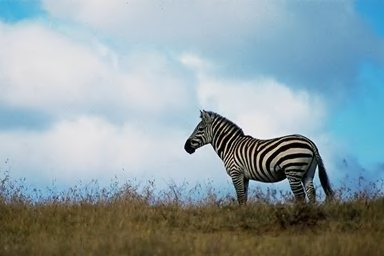
#> input picture temp/Au_ani_00001.png, 384 x 256 px
$ python -i forensic_features.py   (imports and definitions only)
#> lines starting #> are read from the running program, lines starting #| are printed output that depends on the picture
import numpy as np
import cv2
from PIL import Image
import io
import os

class ForensicFeatureExtractor:
    """Class for extracting forensic features from images for forgery detection"""

    def __init__(self):
        """Initialize the feature extractor"""
        pass

    def extract_features(self, image, feature_dim=768):
        """
        Extract forensic features from an image for forgery detection.

        Args:
            image: Input image (numpy array or PIL Image)
            feature_dim: Dimension of the output feature vector

        Returns:
            Feature vector of dimension feature_dim
        """
        # Convert to numpy array if needed
        if isinstance(image, Image.Image):
            image = np.array(image)

        # Ensure image is RGB
        if len(image.shape) == 2:
            image = cv2.cvtColor(image, cv2.COLOR_GRAY2RGB)
        elif image.shape[2] == 4:
            image = cv2.cvtColor(image, cv2.COLOR_RGBA2RGB)

        # Extract various forensic features
        features = []

        # 1. Error Level Analysis (ELA) features
        ela_features = self._extract_ela_features(image)
        features.extend(ela_features)

        # 2. Noise analysis features
        noise_features = self._extract_noise_features(image)
        features.extend(noise_features)

        # 3. JPEG compression features
        jpeg_features = self._extract_jpeg_features(image)
        features.extend(jpeg_features)

        # 4. Color features
        color_features = self._extract_color_features(image)
        features.extend(color_features)

        # 5. Texture features
        texture_features = self._extract_texture_features(image)
        features.extend(texture_features)

        # Ensure the feature vector has the correct dimension
        features = np.array(features, dtype=np.float32)

        # If the feature vector is too long, truncate it
        if len(features) > feature_dim:
            features = features[:feature_dim]

        # If the feature vector is too short, pad it with zeros
        elif len(features) < feature_dim:
            features = np.pad(features, (0, feature_dim - len(features)), 'constant')

        return features

    def _extract_ela_features(self, image):
        """Extract Error Level Analysis features"""
        # Convert to PIL Image for JPEG compression
        pil_img = Image.fromarray(image)

        # Save with a specific JPEG quality
        quality = 90
        buffer = io.BytesIO()
        pil_img.save(buffer, format='JPEG', quality=quality)
        buffer.seek(0)

        # Load the compressed image
        compressed_img = np.array(Image.open(buffer))

        # Calculate the ELA (difference between original and compressed)
        ela = np.abs(image.astype(np.float32) - compressed_img.astype(np.float32))

        # Scale for better visualization
        ela_scaled = np.clip(ela * 10, 0, 255).astype(np.uint8)

        # Convert to grayscale for feature extraction
        if len(ela_scaled.shape) == 3:
            ela_gray = cv2.cvtColor(ela_scaled, cv2.COLOR_RGB2GRAY)
        else:
            ela_gray = ela_scaled

        # Extract statistical features from the ELA image
        features = []

        # Mean and standard deviation
        features.append(np.mean(ela_gray))
        features.append(np.std(ela_gray))

        # Histogram features (10 bins)
        hist = cv2.calcHist([ela_gray], [0], None, [10], [0, 256])
        hist = hist.flatten() / np.sum(hist)  # Normalize
        features.extend(hist)

        return features

    def _extract_noise_features(self, image):
        """Extract noise pattern features"""
        # Convert to grayscale
        if len(image.shape) == 3:
            gray = cv2.cvtColor(image, cv2.COLOR_RGB2GRAY)
        else:
            gray = image

        # Apply noise extraction filter
        noise = cv2.medianBlur(gray, 5) - gray

        # Extract statistical features from the noise
        features = []

        # Mean and standard deviation
        features.append(np.mean(noise))
        features.append(np.std(noise))

        # Histogram features (10 bins)
        hist = cv2.calcHist([noise], [0], None, [10], [0, 256])
        hist = hist.flatten() / np.sum(hist)  # Normalize
        features.extend(hist)

        return features

    def _extract_jpeg_features(self, image):
        """Extract JPEG compression artifacts features"""
        # Convert to YCrCb color space
        if len(image.shape) == 3:
            ycrcb = cv2.cvtColor(image, cv2.COLOR_RGB2YCrCb)
            y_channel = ycrcb[:, :, 0]
        else:
            y_channel = image

        # Apply DCT transform
        h, w = y_channel.shape
        h_pad = h - (h % 8)
        w_pad = w - (w % 8)
        y_channel = y_channel[:h_pad, :w_pad]

        # Compute DCT coefficients for 8x8 blocks
        features = []
        for i in range(0, h_pad, 8):
            for j in range(0, w_pad, 8):
                block = y_channel[i:i+8, j:j+8].astype(np.float32)
                dct_block = cv2.dct(block)
                # Use the first few AC coefficients
                features.append(dct_block[0, 1])
                features.append(dct_block[1, 0])
                features.append(dct_block[1, 1])
                features.append(dct_block[2, 0])

                # Break after processing a few blocks to limit feature size
                if len(features) >= 100:
                    break
            if len(features) >= 100:
                break

        # Ensure we have exactly 100 features
        features = np.array(features[:100], dtype=np.float32)
        if len(features) < 100:
            features = np.pad(features, (0, 100 - len(features)), 'constant')

        return features

    def _extract_color_features(self, image):
        """Extract color-based features"""
        features = []

        # Ensure image is RGB
        if len(image.shape) == 2:
            image = cv2.cvtColor(image, cv2.COLOR_GRAY2RGB)

        # Split into channels
        r, g, b = cv2.split(image)

        # Calculate mean and std for each channel
        for channel in [r, g, b]:
            features.append(np.mean(channel))
            features.append(np.std(channel))

        # Calculate color correlation
        features.append(np.corrcoef(r.flat, g.flat)[0, 1])
        features.append(np.corrcoef(r.flat, b.flat)[0, 1])
        features.append(np.corrcoef(g.flat, b.flat)[0, 1])

        return features

    def _extract_texture_features(self, image):
        """Extract texture features using Haralick texture features"""
        # Convert to grayscale
        if len(image.shape) == 3:
            gray = cv2.cvtColor(image, cv2.COLOR_RGB2GRAY)
        else:
            gray = image

        # Reduce to 8 gray levels to speed up calculation
        gray = (gray / 32).astype(np.uint8)

        # Calculate GLCM (Gray-Level Co-occurrence Matrix)
        glcm = np.zeros((8, 8), dtype=np.float32)
        h, w = gray.shape

        # Simple GLCM calculation for horizontal adjacency
        for i in range(h):
            for j in range(w-1):
                glcm[gray[i, j], gray[i, j+1]] += 1

        # Normalize GLCM
        glcm = glcm / np.sum(glcm)

        # Calculate Haralick features
        features = []

        # Energy
        features.append(np.sum(glcm**2))

        # Contrast
        contrast = 0
        for i in range(8):
            for j in range(8):
                contrast += (i-j)**2 * glcm[i, j]
        features.append(contrast)

        # Homogeneity
        homogeneity = 0
        for i in range(8):
            for j in range(8):
                homogeneity += glcm[i, j] / (1 + abs(i-j))
        features.append(homogeneity)

        # Correlation
        mu_i = np.sum(np.arange(8) * np.sum(glcm, axis=1))
        mu_j = np.sum(np.arange(8) * np.sum(glcm, axis=0))
        sigma_i = np.sqrt(np.sum(((np.arange(8) - mu_i) ** 2) * np.sum(glcm, axis=1)))
        sigma_j = np.sqrt(np.sum(((np.arange(8) - mu_j) ** 2) * np.sum(glcm, axis=0)))

        correlation = 0
        for i in range(8):
            for j in range(8):
                if sigma_i > 0 and sigma_j > 0:
                    correlation += (i - mu_i) * (j - mu_j) * glcm[i, j] / (sigma_i * sigma_j)
        features.append(correlation)

        return features

    def visualize_ela(self, image, quality=90, scale=10):
        """
        Visualize Error Level Analysis (ELA) to highlight potential tampered regions.

        Args:
            image: Input image (numpy array or PIL Image)
            quality: JPEG quality for compression
            scale: Scaling factor for ELA visualization

        Returns:
            ELA visualization image
        """
        # Convert to numpy array if needed
        if isinstance(image, Image.Image):
            image = np.array(image)

        # Convert to PIL Image for JPEG compression
        pil_img = Image.fromarray(image)

        # Save with a specific JPEG quality
        buffer = io.BytesIO()
        pil_img.save(buffer, format='JPEG', quality=quality)
        buffer.seek(0)

        # Load the compressed image
        compressed_img = np.array(Image.open(buffer))

        # Calculate the ELA (difference between original and compressed)
        ela = np.abs(image.astype(np.float32) - compressed_img.astype(np.float32))

        # Scale for better visualization
        ela_visualization = np.clip(ela * scale, 0, 255).astype(np.uint8)

        return ela_visualization

>>> import cv2
>>> picture = cv2.cvtColor(cv2.imread('temp/Au_ani_00001.png'), cv2.COLOR_BGR2RGB)
>>> result = ForensicFeatureExtractor().extract_features(picture)
#> in _extract_ela_features, `ela = np.abs(image.astype(np.float32) - compressed_img.astype(np.float..`:
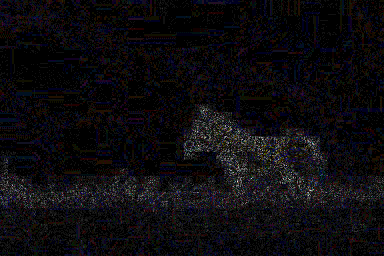
#> ela: shape (256, 384, 3) float32; mean R, G, B 0.753, 0.661, 0.844; drawn with min black and max white
#> in _extract_ela_features, `ela_scaled = np.clip(ela * 10, 0, 255).astype(np.uint8)`:
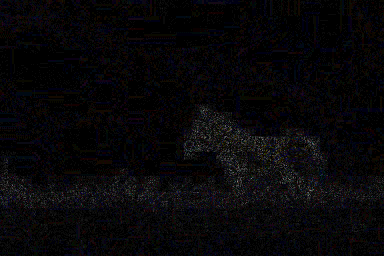
#> ela_scaled: shape (256, 384, 3); mean R, G, B 7.5, 6.6, 8.4
#> in _extract_ela_features, `hist = cv2.calcHist([ela_gray], [0], None, [10], [0, 256])`: hist = [93712, 3884, 592, 99, 15, 2, 0, 0, 0, 0]
#> in _extract_ela_features, `hist = hist.flatten() / np.sum(hist)`: hist = [0.953, 0.0395, 0.00602, 0.00101, 0.000153, 2.03e-05, 0, 0, 0, 0]
#> in extract_features, `ela_features = self._extract_ela_features(image)`: ela_features = [7.07, 9.81, 0.953, 0.0395, 0.00602, 0.00101, 0.000153, 2.03e-05, 0, 0, 0, 0]
#> in _extract_noise_features, `noise = cv2.medianBlur(gray, 5) - gray`:
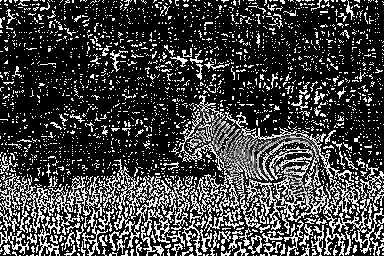
#> noise: shape (256, 384); min 0, max 255, mean 65.3
#> in _extract_noise_features, `hist = cv2.calcHist([noise], [0], None, [10], [0, 256])`: hist = [71352, 1228, 366, 200, 122, 167, 230, 327, 910, 23402]
#> in _extract_noise_features, `hist = hist.flatten() / np.sum(hist)`: hist = [0.726, 0.0125, 0.00372, 0.00203, 0.00124, 0.0017, 0.00234, 0.00333, 0.00926, 0.238]
#> in extract_features, `noise_features = self._extract_noise_features(image)`: noise_features = [65.28, 107.6, 0.726, 0.0125, 0.00372, 0.00203, 0.00124, 0.0017, 0.00234, 0.00333, 0.00926, 0.238]
#> in _extract_jpeg_features, `ycrcb = cv2.cvtColor(image, cv2.COLOR_RGB2YCrCb)`: ycrcb: shape (256, 384, 3); mean of channels 0, 1, 2 155.4, 118.9, 133.7
#> after the loop in _extract_jpeg_features, `for i in range(0, h_pad, 8):`: features = 100 values, max 16.04 at index 13, min -55.98 at index 20, mean 1.6
#> in extract_features, `jpeg_features = self._extract_jpeg_features(image)`: jpeg_features has the same summary as features in _extract_jpeg_features
#> in _extract_color_features, `r, g, b = cv2.split(image)`:
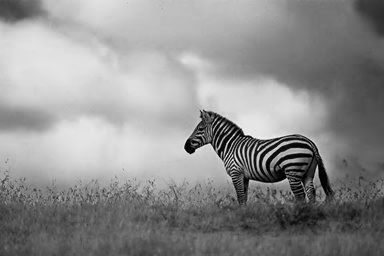
#> r: shape (256, 384); min 0, max 253, mean 142.6
#> in _extract_color_features, `r, g, b = cv2.split(image)`:
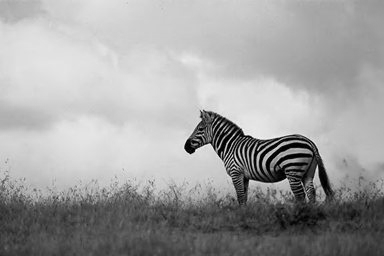
#> g: shape (256, 384); min 0, max 255, mean 160
#> in _extract_color_features, `r, g, b = cv2.split(image)`:
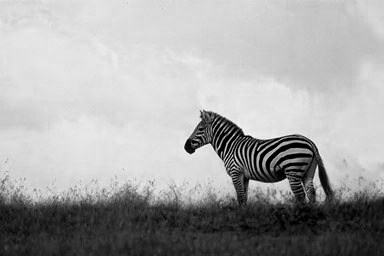
#> b: shape (256, 384); min 0, max 255, mean 165.6
#> the loop in _extract_color_features, `for channel in [r, g, b]:` made 3 passes
#> after the loop in _extract_color_features, `for channel in [r, g, b]:`: features = [142.6, 58.15, 160, 62.62, 165.6, 78.08]
#> in extract_features, `color_features = self._extract_color_features(image)`: color_features = [142.6, 58.15, 160, 62.62, 165.6, 78.08, 0.896, 0.786, 0.974]
#> in _extract_texture_features, `gray = (gray / 32).astype(np.uint8)`:
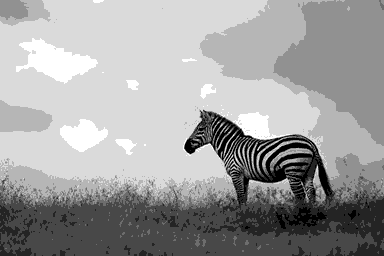
#> gray: shape (256, 384); min 0, max 7, mean 4.36; drawn with min black and max white
#> after the loop in _extract_texture_features, `for i in range(8):`: contrast = 0.308
#> after the loop in _extract_texture_features, `for i in range(8):`: homogeneity = 0.936
#> in _extract_texture_features, `mu_i = np.sum(np.arange(8) * np.sum(glcm, axis=1))`: mu_i = 4.37
#> in _extract_texture_features, `mu_j = np.sum(np.arange(8) * np.sum(glcm, axis=0))`: mu_j = 4.36
#> in _extract_texture_features, `sigma_i = np.sqrt(np.sum(((np.arange(8) - mu_i) ** 2) * np.sum(glcm, a..`: sigma_i = 1.91
#> after the loop in _extract_texture_features, `for i in range(8):`: correlation = 0.958
#> in extract_features, `texture_features = self._extract_texture_features(image)`: texture_features = [0.195, 0.308, 0.936, 0.958]
#> in extract_features, `features = np.array(features, dtype=np.float32)`: features = 137 values, max 165.6 at index 128, min -55.98 at index 44, mean 7.47
#> in extract_features, `features = np.pad(features, (0, feature_dim - len(features)), 'constan..`: features = 768 values, max 165.6 at index 128, min -55.98 at index 44, mean 1.33
#> result has the same summary as features in extract_features

$ run again, on temp/Au_ani_00002.png
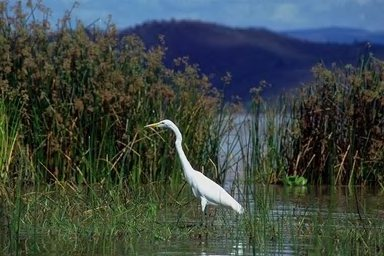
#> input picture temp/Au_ani_00002.png, 384 x 256 px
#> in _extract_ela_features, `hist = cv2.calcHist([ela_gray], [0], None, [10], [0, 256])`: hist = [83901, 13076, 1181, 135, 11, 0, 0, 0, 0, 0]
#> in _extract_ela_features, `hist = hist.flatten() / np.sum(hist)`: hist = [0.853, 0.133, 0.012, 0.00137, 0.000112, 0, 0, 0, 0, 0]
#> ela_features = [14.07, 12.23, 0.853, 0.133, 0.012, 0.00137, 0.000112, 0, 0, 0, 0, 0]
#> in _extract_noise_features, `noise = cv2.medianBlur(gray, 5) - gray`:
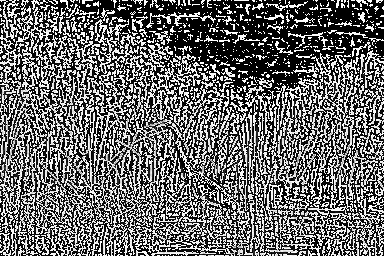
#> noise: shape (256, 384); min 0, max 255, mean 106.6
#> in _extract_noise_features, `hist = cv2.calcHist([noise], [0], None, [10], [0, 256])`: hist = [53438, 3433, 129, 10, 4, 25, 164, 644, 4897, 35560]
#> in _extract_noise_features, `hist = hist.flatten() / np.sum(hist)`: hist = [0.544, 0.0349, 0.00131, 0.000102, 4.07e-05, 0.000254, 0.00167, 0.00655, 0.0498, 0.362]
#> noise_features = [106.6, 116.7, 0.544, 0.0349, 0.00131, 0.000102, 4.07e-05, 0.000254, 0.00167, 0.00655, 0.0498, 0.362]
#> ycrcb: shape (256, 384, 3); mean of channels 0, 1, 2 67.8, 123, 128.1
#> after the loop in _extract_jpeg_features, `for i in range(0, h_pad, 8):`: features = 100 values, max 103.9 at index 12, min -72.35 at index 8, mean 7.58
#> jpeg_features has the same summary as features in _extract_jpeg_features
#> the loop in _extract_color_features, `for channel in [r, g, b]:` made 3 passes
#> after the loop in _extract_color_features, `for channel in [r, g, b]:`: features = [60.79, 33.61, 71.35, 39.69, 68.02, 52.56]
#> color_features = [60.79, 33.61, 71.35, 39.69, 68.02, 52.56, 0.945, 0.718, 0.839]
#> in _extract_texture_features, `gray = (gray / 32).astype(np.uint8)`:
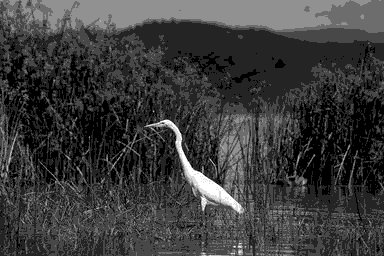
#> gray: shape (256, 384); min 0, max 7, mean 1.66; drawn with min black and max white
#> after the loop in _extract_texture_features, `for i in range(8):`: contrast = 0.513
#> after the loop in _extract_texture_features, `for i in range(8):`: homogeneity = 0.814
#> mu_i = 1.66
#> sigma_i = 1.22
#> after the loop in _extract_texture_features, `for i in range(8):`: correlation = 0.828
#> texture_features = [0.127, 0.513, 0.814, 0.828]
#> in extract_features, `features = np.array(features, dtype=np.float32)`: features = 137 values, max 116.7 at index 13, min -72.35 at index 32, mean 9.78
#> in extract_features, `features = np.pad(features, (0, feature_dim - len(features)), 'constan..`: features = 768 values, max 116.7 at index 13, min -72.35 at index 32, mean 1.74
#> result has the same summary as features in extract_features

$ run again, on temp/Au_ani_00003.png
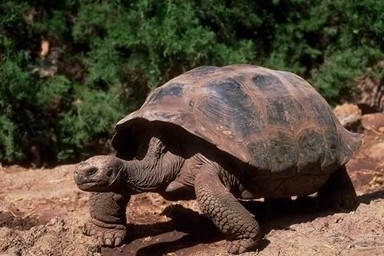
#> input picture temp/Au_ani_00003.png, 384 x 256 px
#> in _extract_ela_features, `hist = cv2.calcHist([ela_gray], [0], None, [10], [0, 256])`: hist = [98304, 0, 0, 0, 0, 0, 0, 0, 0, 0]
#> in _extract_ela_features, `hist = hist.flatten() / np.sum(hist)`: hist = [1, 0, 0, 0, 0, 0, 0, 0, 0, 0]
#> ela_features = [0.347, 1.69, 1, 0, 0, 0, 0, 0, 0, 0, 0, 0]
#> in _extract_noise_features, `noise = cv2.medianBlur(gray, 5) - gray`:
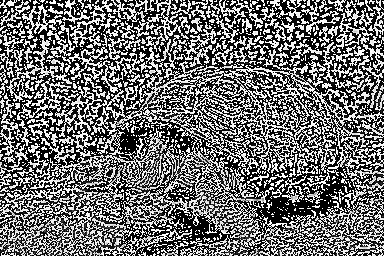
#> noise: shape (256, 384); min 0, max 255, mean 111.4
#> in _extract_noise_features, `hist = cv2.calcHist([noise], [0], None, [10], [0, 256])`: hist = [52216, 2633, 409, 65, 12, 18, 68, 402, 3305, 39176]
#> in _extract_noise_features, `hist = hist.flatten() / np.sum(hist)`: hist = [0.531, 0.0268, 0.00416, 0.000661, 0.000122, 0.000183, 0.000692, 0.00409, 0.0336, 0.399]
#> noise_features = [111.4, 118.6, 0.531, 0.0268, 0.00416, 0.000661, 0.000122, 0.000183, 0.000692, 0.00409, 0.0336, 0.399]
#> ycrcb: shape (256, 384, 3); mean of channels 0, 1, 2 73.6, 135.4, 117.9
#> after the loop in _extract_jpeg_features, `for i in range(0, h_pad, 8):`: features = 100 values, max 128.1 at index 72, min -118 at index 49, mean -4.46
#> jpeg_features has the same summary as features in _extract_jpeg_features
#> the loop in _extract_color_features, `for channel in [r, g, b]:` made 3 passes
#> after the loop in _extract_color_features, `for channel in [r, g, b]:`: features = [83.91, 64.9, 71.78, 50.83, 55.68, 48.26]
#> color_features = [83.91, 64.9, 71.78, 50.83, 55.68, 48.26, 0.958, 0.971, 0.973]
#> in _extract_texture_features, `gray = (gray / 32).astype(np.uint8)`:
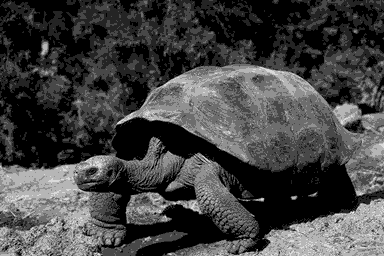
#> gray: shape (256, 384); min 0, max 7, mean 1.83; drawn with min black and max white
#> after the loop in _extract_texture_features, `for i in range(8):`: contrast = 0.393
#> after the loop in _extract_texture_features, `for i in range(8):`: homogeneity = 0.851
#> mu_i = 1.83
#> sigma_i = 1.69
#> after the loop in _extract_texture_features, `for i in range(8):`: correlation = 0.931
#> texture_features = [0.124, 0.393, 0.851, 0.931]
#> in extract_features, `features = np.array(features, dtype=np.float32)`: features = 137 values, max 128.1 at index 96, min -118 at index 73, mean 1.23
#> in extract_features, `features = np.pad(features, (0, feature_dim - len(features)), 'constan..`: features = 768 values, max 128.1 at index 96, min -118 at index 73, mean 0.219
#> result has the same summary as features in extract_features

$ run again, on temp/Au_ani_00010.png
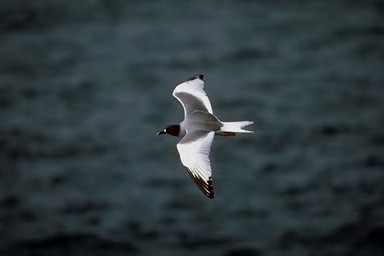
#> input picture temp/Au_ani_00010.png, 384 x 256 px
#> in _extract_ela_features, `hist = cv2.calcHist([ela_gray], [0], None, [10], [0, 256])`: hist = [98304, 0, 0, 0, 0, 0, 0, 0, 0, 0]
#> in _extract_ela_features, `hist = hist.flatten() / np.sum(hist)`: hist = [1, 0, 0, 0, 0, 0, 0, 0, 0, 0]
#> ela_features = [0.0207, 0.456, 1, 0, 0, 0, 0, 0, 0, 0, 0, 0]
#> in _extract_noise_features, `hist = cv2.calcHist([noise], [0], None, [10], [0, 256])`: hist = [80671, 157, 22, 7, 6, 31, 40, 68, 139, 17163]
#> in _extract_noise_features, `hist = hist.flatten() / np.sum(hist)`: hist = [0.821, 0.0016, 0.000224, 7.12e-05, 6.1e-05, 0.000315, 0.000407, 0.000692, 0.00141, 0.175]
#> noise_features = [45.38, 96.67, 0.821, 0.0016, 0.000224, 7.12e-05, 6.1e-05, 0.000315, 0.000407, 0.000692, 0.00141, 0.175]
#> ycrcb: shape (256, 384, 3); mean of channels 0, 1, 2 54.9, 121.9, 131.9
#> after the loop in _extract_jpeg_features, `for i in range(0, h_pad, 8):`: features = 100 values, max 30.26 at index 25, min -34.4 at index 73, mean -1.55
#> jpeg_features has the same summary as features in _extract_jpeg_features
#> the loop in _extract_color_features, `for channel in [r, g, b]:` made 3 passes
#> after the loop in _extract_color_features, `for channel in [r, g, b]:`: features = [46.37, 27.18, 57.88, 27.23, 61.83, 27.92]
#> color_features = [46.37, 27.18, 57.88, 27.23, 61.83, 27.92, 0.983, 0.977, 0.997]
#> in _extract_texture_features, `gray = (gray / 32).astype(np.uint8)`:
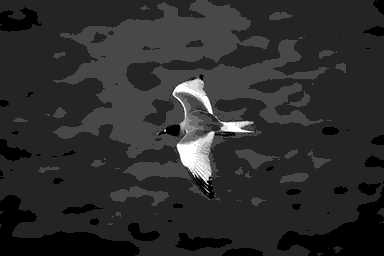
#> gray: shape (256, 384); min 0, max 7, mean 1.23; drawn with min black and max white
#> after the loop in _extract_texture_features, `for i in range(8):`: contrast = 0.0738
#> after the loop in _extract_texture_features, `for i in range(8):`: homogeneity = 0.979
#> mu_i = 1.23
#> sigma_i = 0.912
#> after the loop in _extract_texture_features, `for i in range(8):`: correlation = 0.956
#> texture_features = [0.45, 0.0738, 0.979, 0.956]
#> in extract_features, `features = np.array(features, dtype=np.float32)`: features = 137 values, max 96.67 at index 13, min -34.4 at index 97, mean 1.78
#> in extract_features, `features = np.pad(features, (0, feature_dim - len(features)), 'constan..`: features = 768 values, max 96.67 at index 13, min -34.4 at index 97, mean 0.317
#> result has the same summary as features in extract_features
